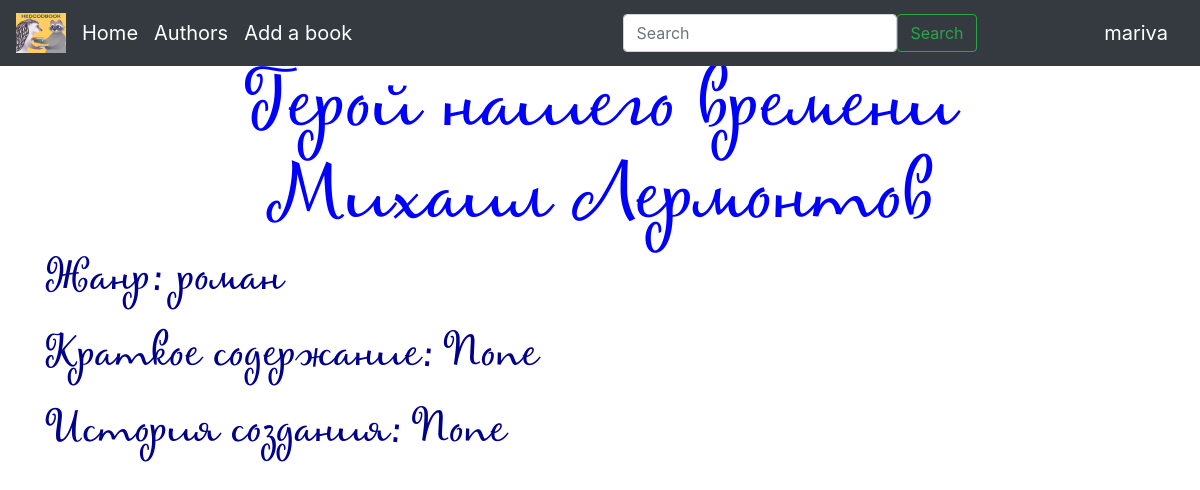
The page /book/25 (signed in) on the database as committed earlier.
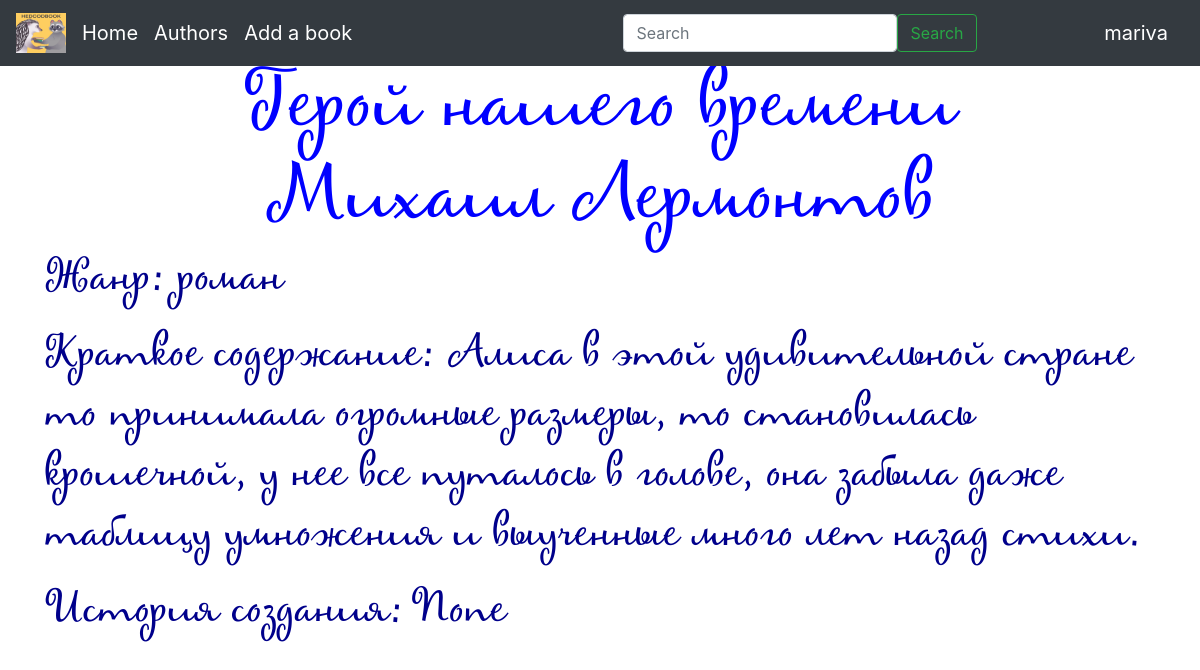
The same page on the database as committed later.
### data/users.py (models this page shows, shortened)
class User(SqlAlchemyBase, UserMixin):
    __tablename__ = 'users'
    id = sqlalchemy.Column(sqlalchemy.Integer, primary_key=True, autoincrement=True)
    name = sqlalchemy.Column(sqlalchemy.String, nullable=True)
    surname = sqlalchemy.Column(sqlalchemy.String, nullable=True)
    nickname = sqlalchemy.Column(sqlalchemy.String, nullable=True)
    email = sqlalchemy.Column(sqlalchemy.String, index=True, unique=True, nullable=True)
    hashed_password = sqlalchemy.Column(sqlalchemy.String, nullable=True)
    avatar = sqlalchemy.Column(sqlalchemy.String, nullable=True)
    books = sqlalchemy.Column(sqlalchemy.JSON, nullable=True, default={"reading_now": [],
                                                                       "want_to_read": [],
                                                                       "were_read": [],
                                                                       "comments": {},
                                                                       "marks": {}})

### data/library.py (models this page shows)
class Library(SqlAlchemyBase):
    __tablename__ = 'library'
    id = sqlalchemy.Column(sqlalchemy.Integer, primary_key=True, autoincrement=True)
    name = sqlalchemy.Column(sqlalchemy.String, nullable=True)
    author_id = sqlalchemy.Column(sqlalchemy.Integer, sqlalchemy.ForeignKey("authors.id"))
    picture = sqlalchemy.Column(sqlalchemy.String, nullable=True)
    genre = sqlalchemy.Column(sqlalchemy.String, nullable=True)
    link_to_the_production = sqlalchemy.Column(sqlalchemy.String, nullable=True)
    link_to_the_book = sqlalchemy.Column(sqlalchemy.String, nullable=True)
    link_to_audio = sqlalchemy.Column(sqlalchemy.String, nullable=True)
    link_to_the_screenshot = sqlalchemy.Column(sqlalchemy.String, nullable=True)
    summary = sqlalchemy.Column(sqlalchemy.Text, nullable=True)
    history_of_creation = sqlalchemy.Column(sqlalchemy.Text, nullable=True)
    summa_marks = sqlalchemy.Column(sqlalchemy.Integer, default=0)
    count_marks = sqlalchemy.Column(sqlalchemy.Integer, default=0)
    reviews = sqlalchemy.Column(sqlalchemy.JSON, default={})
    authors = orm.relationship('Authors')

### data/authors.py (models this page shows)
class Authors(SqlAlchemyBase):
    __tablename__ = 'authors'
    id = sqlalchemy.Column(sqlalchemy.Integer, primary_key=True, autoincrement=True)
    name = sqlalchemy.Column(sqlalchemy.String, nullable=True)
    surname = sqlalchemy.Column(sqlalchemy.String, nullable=True)
    about = sqlalchemy.Column(sqlalchemy.Text, nullable=True)
    picture = sqlalchemy.Column(sqlalchemy.String, nullable=True)
    library = orm.relationship("Library", back_populates='authors')

### main.py (the view)
@app.route("/book/<int:book_id>")
def open_book(book_id):
    db_sess = db_session.create_session()
    book = db_sess.query(Library).filter(Library.id == book_id).first()
    author = db_sess.query(Authors).filter(Authors.id == book.author_id).first()
    return render_template("book.html", book=book, author=author)

### data/db_session.py (called while the page is built)
def create_session() -> Session:
    global __factory
    return __factory()

### main.py (called while the page is built)
@login_manager.user_loader
def load_user(user_id):
    db_sess = db_session.create_session()
    return db_sess.query(User).get(user_id)

### templates/book.html (shortened to what this page needs)
{% extends 'base.html' %}
{% block content %}
<link rel="stylesheet" type="text/css" href="/static/css/book.css">
<center><h1 class="title">{{ book.name }}</h1></center>
<a href="/author/{{ author.id }}" class="author"><center><h1 class="author_name">{{ author.name }} {{ author.surname }}</h1></center></a>
<p>Жанр: {{ book.genre }}</p>
<p>Краткое содержание: {{ book.summary }}</p>
<p>История создания: {{ book.history_of_creation }}</p>
{% endblock %}

### templates/base.html (shortened to what this page needs)
<!doctype html>
<html lang="en">
  <head>
    <link rel="stylesheet"
          href="https://stackpath.bootstrapcdn.com/bootstrap/4.4.1/css/bootstrap.min.css"
>
    <link rel="stylesheet" type="text/css" href="/static/css/main.css">
  </head>
  <body>
    <nav class="navbar navbar-expand-lg navbar-dark bg-dark">
      <a href="/" class="navbar-brand">
        <img src="/static/img/html/emblem.jpg" width="50" height="40" alt="logo">
      </a>
      <div class="collapse navbar-collapse" id="navbarSupportedContent">
        <ul class="navbar-nav mr-auto">
          <li class="nav-item active">
            <a class="navbar-brand" href="/">Home</a>
          </li>
          <li class="nav-item active">
            <a class="navbar-brand" href="/">Authors</a>
          </li>
          <li class="nav-item active">
            <a class="navbar-brand" href="/add_book">Add a book</a>
          </li>
        </ul>
        <div class="mx-auto">
          <form class="d-flex" role="search">
            <input class="form-control me-2" type="search" placeholder="Search" aria-label="Search">
            <button class="btn btn-outline-success" type="submit">Search</button>
          </form>
        </div>
      </div>
      <a class="navbar-brand" href="/user_page">{{ current_user.nickname }}</a>
    </nav>
  <main role="main" class="container">
    {% block content %}{% endblock %}
  </main>
  </body>
</html>

### static/css/main.css (style rules this page uses)
body { background-image: url(/static/img/html/fon.jpg); background-repeat: no-repeat; background-position: center center; background-attachment: fixed; -webkit-background-size: cover; -moz-background-size: cover; -o-background-size: cover; background-size: cover; }

### static/css/book.css (style rules this page uses)
p { word-wrap:break-word; font-family: 'FontName bold'; font-size: 40px; color: #00008B }
.title { word-wrap:break-word; font-family: 'FontName bold'; font-size: 70px; color: #0000FF }
.author_name { word-wrap:break-word; font-family: 'FontName bold'; font-size: 70px; color: #0000FF }

Rows that differ between the two databases and show on the page:
changed Library "Герой нашего времени": summary "None" → "Алиса в этой удивительной стране то принимала огромные размеры, то становилась крошечной, у нее все путалось в голове, она забыла даже таблицу умножения и выученные много лет назад стихи."
